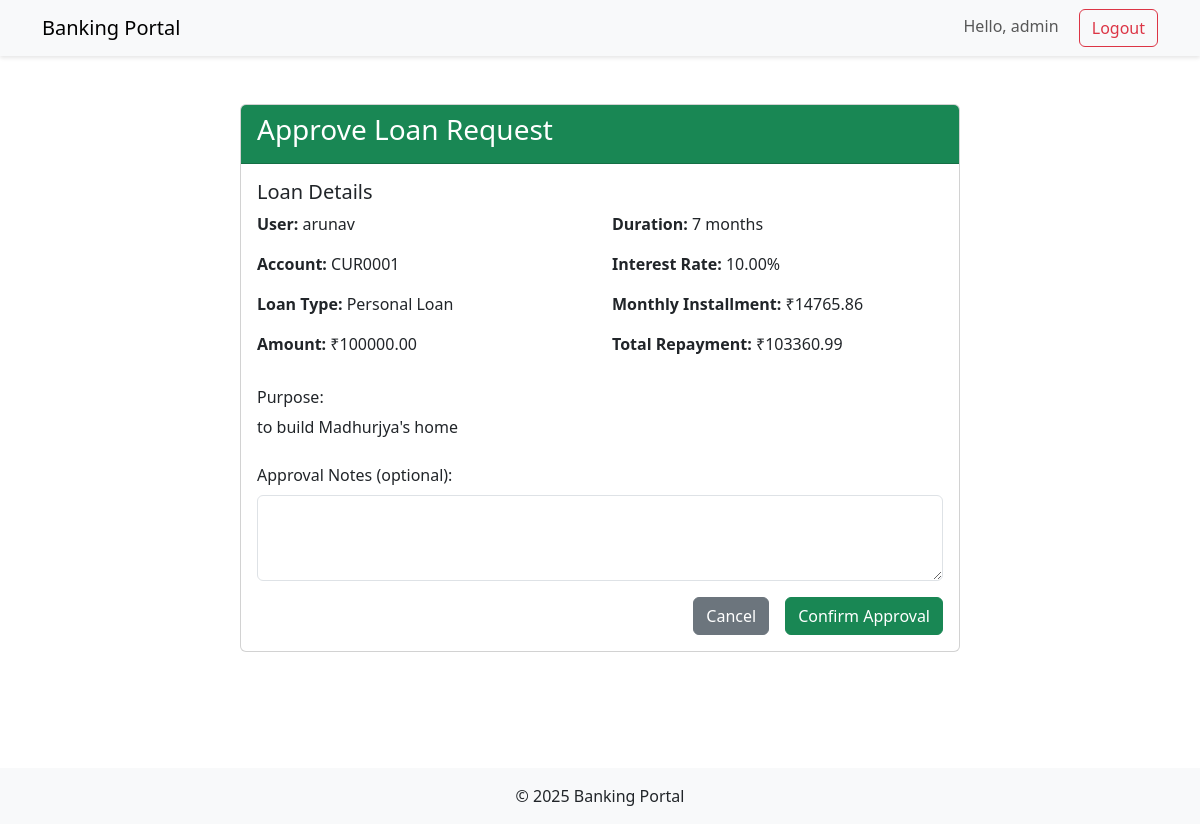
The page /bank/loans/approve/1/ (signed in) on the database its author committed.
### core/models.py (models this page shows, shortened)
class User(AbstractUser):
    is_approved = models.BooleanField(default=False)
    is_admin = models.BooleanField(default=False)
    kyc_documents = models.FileField(upload_to='kyc/', null=True, blank=True)
    first_name = models.CharField(max_length=30)
    last_name = models.CharField(max_length=30)
    groups = models.ManyToManyField(
        'auth.Group',
        verbose_name='groups',
        blank=True,
        help_text='The groups this user belongs to.',
        related_name="custom_user_set",  # Changed
        related_query_name="user",
    )
    user_permissions = models.ManyToManyField(
        'auth.Permission',
        verbose_name='user permissions',
        blank=True,
        help_text='Specific permissions for this user.',
        related_name="custom_user_set",  # Changed
        related_query_name="user",
    )

class LoanRequest(models.Model):
    LOAN_TYPES = [
        ('PERSONAL', 'Personal Loan'),
        ('HOME', 'Home Loan'),
        ('CAR', 'Car Loan'),
        ('EDUCATION', 'Education Loan'),
    ]
    user = models.ForeignKey(settings.AUTH_USER_MODEL, on_delete=models.CASCADE)
    account = models.ForeignKey(CustomerAccount, on_delete=models.CASCADE)
    loan_type = models.CharField(max_length=20, choices=LOAN_TYPES)
    amount = models.DecimalField(max_digits=12, decimal_places=2)
    duration_months = models.PositiveIntegerField()
    interest_rate = models.DecimalField(max_digits=5, decimal_places=2, default=10.0)  # Default 10% interest
    purpose = models.TextField()
    is_approved = models.BooleanField(default=False)
    is_rejected = models.BooleanField(default=False)
    requested_at = models.DateTimeField(auto_now_add=True)
    approved_at = models.DateTimeField(null=True, blank=True)
    def monthly_installment(self):
        monthly_rate = self.interest_rate / 100 / 12
        return (self.amount * monthly_rate * (1 + monthly_rate) ** self.duration_months) / \
            ((1 + monthly_rate) ** self.duration_months - 1)
    def total_repayment(self):
        return self.monthly_installment() * self.duration_months

class CustomerAccount(models.Model):
    user = models.ForeignKey(settings.AUTH_USER_MODEL, on_delete=models.CASCADE) #Temporary
    profile = models.ForeignKey(CustomerProfile, on_delete=models.CASCADE, null=True, blank=True)
    name = models.CharField(max_length=100)
    account_number = models.CharField(max_length=10, unique=True)
    balance = models.DecimalField(max_digits=10, decimal_places=2)
    contact = models.CharField(max_length=15, default='N/A')
    ACCOUNT_TYPES = [
        ('Savings', 'Savings'),
        ('Current', 'Current'),
    ]
    account_type = models.CharField(max_length=10, choices=ACCOUNT_TYPES, default='Savings')

### core/views.py (the view, shortened to what this page needs)
# urls.py: path('loans/approve/<int:loan_id>/', views.approve_loan, name='approve_loan'),
@login_required
@user_passes_test(lambda u: u.is_admin)
def approve_loan(request, loan_id):
    loan = get_object_or_404(LoanRequest, id=loan_id)
    context = {
        'loan': loan,
        'monthly_installment': loan.monthly_installment(),
        'total_repayment': loan.total_repayment(),
    }
    return render(request, 'core/approve_loan.html', context)

### core/context_processors.py (called while the page is built)
def admin_approvals(request):
    if request.user.is_staff:
        from .models import User, AccountRequest
        return {
            'pending_users': User.objects.filter(is_approved=False).count(),
            'pending_accounts': AccountRequest.objects.filter(is_approved=False).count()
        }
    return {}

### core/templates/core/approve_loan.html (shortened to what this page needs)
{% extends 'base.html' %}
{% block content %}
<div class="container mt-5">
    <div class="row justify-content-center">
        <div class="col-md-8">
            <div class="card">
                <div class="card-header bg-success text-white">
                    <h3>Approve Loan Request</h3>
                </div>
                <div class="card-body">
                    <div class="loan-details mb-4">
                        <h5>Loan Details</h5>
                        <div class="row">
                            <div class="col-md-6">
                                <p><strong>User:</strong> {{ loan.user.username }}</p>
                                <p><strong>Account:</strong> {{ loan.account.account_number }}</p>
                                <p><strong>Loan Type:</strong> {{ loan.get_loan_type_display }}</p>
                                <p><strong>Amount:</strong> ₹{{ loan.amount|floatformat:2 }}</p>
                            </div>
                            <div class="col-md-6">
                                <p><strong>Duration:</strong> {{ loan.duration_months }} months</p>
                                <p><strong>Interest Rate:</strong> {{ loan.interest_rate }}%</p>
                                <p><strong>Monthly Installment:</strong> ₹{{ loan.monthly_installment|floatformat:2 }}</p>
                                <p><strong>Total Repayment:</strong> ₹{{ loan.total_repayment|floatformat:2 }}</p>
                            </div>
                        </div>
                        <div class="mt-3">
                            <h6>Purpose:</h6>
                            <p>{{ loan.purpose }}</p>
                        </div>
                    </div>
                    <form method="post">
                        <div class="mb-3">
                            <label for="approval_notes" class="form-label">Approval Notes (optional):</label>
                            <textarea class="form-control" id="approval_notes" name="approval_notes" rows="3"></textarea>
                        </div>
                        <div class="d-grid gap-2 d-md-flex justify-content-md-end">
                            <a href="{% url 'admin_dashboard' %}" class="btn btn-secondary me-md-2">Cancel</a>
                            <button type="submit" class="btn btn-success">Confirm Approval</button>
                        </div>
                    </form>
                </div>
            </div>
        </div>
    </div>
</div>
{% endblock %}

### core/templates/base.html (shortened to what this page needs)
<!DOCTYPE html>
<html lang="en">
<head>
    <link href="https://cdn.jsdelivr.net/npm/bootstrap@5.3.0/dist/css/bootstrap.min.css" rel="stylesheet">
    <link rel="stylesheet" href="https://cdn.jsdelivr.net/npm/bootstrap-icons@1.10.0/font/bootstrap-icons.css">
</head>
<body>
    <nav class="navbar navbar-expand-lg navbar-custom mb-4">
        <div class="container">
            <a class="navbar-brand" href="{% url 'bank:account_list' %}">Banking Portal</a>
            <div class="ms-auto">
                {% if user.is_authenticated %}
                    <span class="navbar-text me-3">Hello, {{ user.username }}</span>
                    <form action="{% url 'logout' %}" method="post" style="display: inline;">
                        <button type="submit" class="btn btn-outline-danger">Logout</button>
                    </form>
                {% else %}
                    <a href="{% url 'login' %}" class="btn btn-outline-primary me-2">Login</a>
                    <a href="{% url 'register' %}" class="btn btn-primary">Register</a>
                {% endif %}
            </div>
        </div>
    </nav>
    <main class="container">
        {% block content %}{% endblock %}
    </main>
    <footer class="bg-light py-3 mt-4">
        <div class="container text-center">
            <p class="mb-0">© 2025 Banking Portal</p>
        </div>
    </footer>
</body>
</html>

### core/templates/base.html (style rules this page uses)
.navbar-custom { background-color: #f8f9fa; box-shadow: 0 2px 4px rgba(0,0,0,.1); }
main { min-height: 80vh; }

### rows shown on the page
User: username "admin"
LoanRequest: user.username "arunav", account.account_number "CUR0001", loan_type "Personal Loan", amount "100000.00", duration_months "7", interest_rate "10.00", monthly_installment "14765.86", total_repayment "103360.99", purpose "to build Madhurjya's home"
